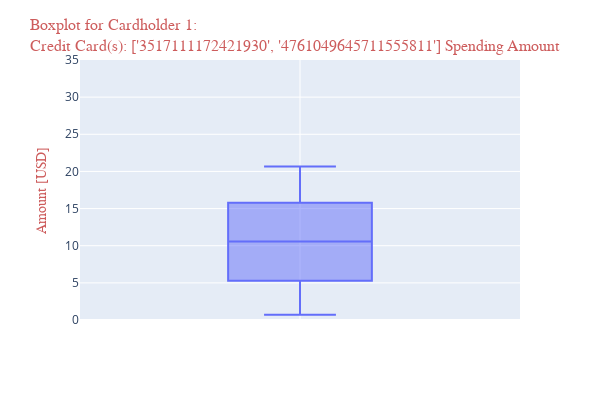

Notebook code for this chart:
### Code cell
fig_a = px.box(fd_idnum_db, y='Amount')
fig_a.update_layout(
    width = 600,
    height = 400,
    title = f"Boxplot for Cardholder {cardholder_ID}:<br>Credit Card(s): {credit_card_num} Spending Amount", titlefont=dict(family='Barlow', color='indianred', size=16))
fig_a.update_xaxes(range=[-0.75, 0.75], title_font=dict(size=14, family='Barlow', color='indianred'), showgrid=True)
fig_a.update_yaxes(title= "Amount [USD]", range=[0, 35], title_font=dict(size=14, family='Barlow', color='indianred'), showgrid=True)
fig_a.show()

### Figure 1 — Plotly figure (JSON) as saved in the notebook; plotly's stock layout.template omitted (floating-point values rounded to 4 significant figures; data arrays with more than 128 entries replaced by an {"elided": "..."} marker saying what was removed)
{"data": [{"alignmentgroup": "True", "hovertemplate": "Amount=%{y}<extra></extra>", "legendgroup": "", "marker": {"color": "#636efa"}, "name": "", "notched": false, "offsetgroup": "", "orientation": "v", "showlegend": false, "type": "box", "x0": " ", "xaxis": "x", "y": {"elided": "133 float values"}, "y0": " ", "yaxis": "y"}], "layout": {"boxmode": "group", "height": 400, "legend": {"tracegroupgap": 0}, "margin": {"t": 60}, "title": {"font": {"color": "indianred", "family": "Barlow", "size": 16}, "text": "Boxplot for Cardholder 1:<br>Credit Card(s): ['3517111172421930', '4761049645711555811'] Spending Amount"}, "width": 600, "xaxis": {"anchor": "y", "domain": [0, 1], "range": [-0.75, 0.75], "showgrid": true, "title": {"font": {"color": "indianred", "family": "Barlow", "size": 14}}, "type": "category"}, "yaxis": {"anchor": "x", "domain": [0, 1], "range": [0, 35], "showgrid": true, "title": {"font": {"color": "indianred", "family": "Barlow", "size": 14}, "text": "Amount [USD]"}, "type": "linear"}}}
